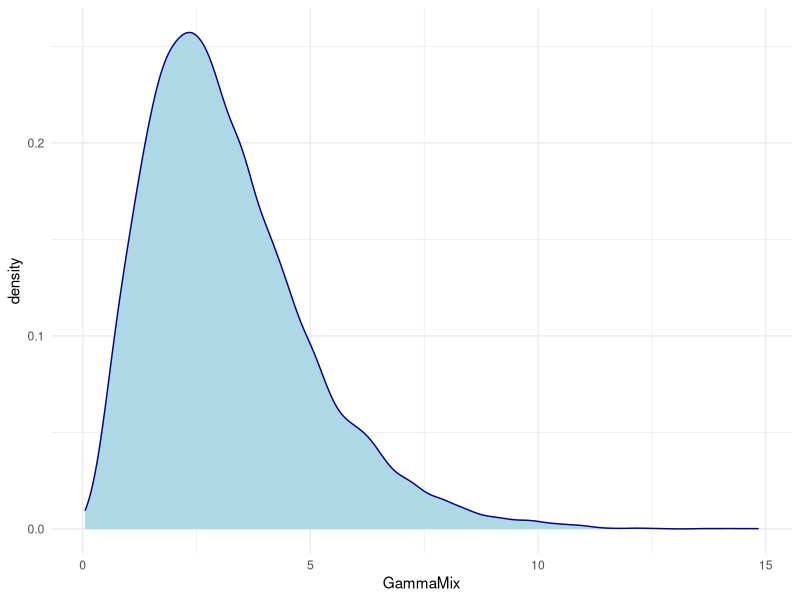
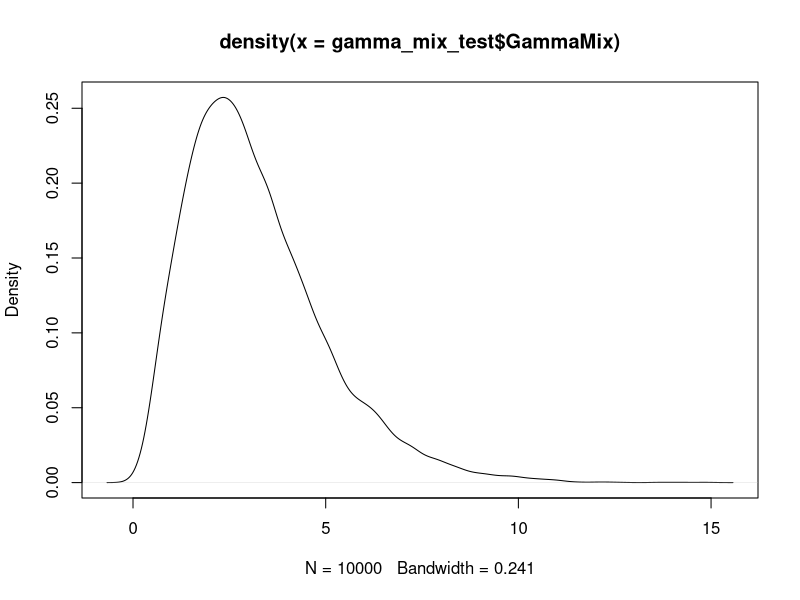
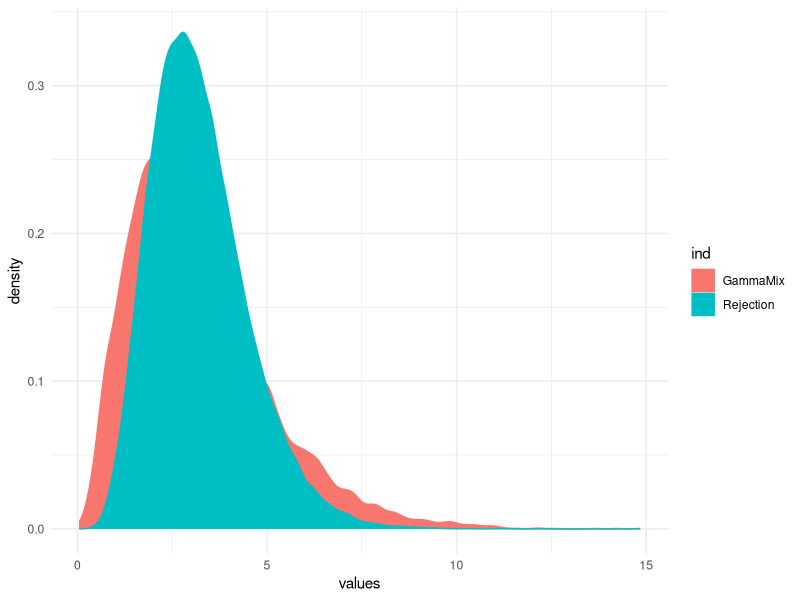

Source code (R) for these figures, in order:
## ---- chunk 1
knitr::opts_chunk$set(echo = TRUE,message = F)
## ---- chunk 2
rm(list=ls())
library(tidyverse)

gamma_mix <- function(n,theta){
  
  X <- c() # allocate empty vector

  p <- 2*gamma(theta)/(2*gamma(theta) + gamma(theta+0.5)) # Calculate p at start so we dont have to recalculate
  
    
  for(i in 1:n){
    
    U <- rbinom(1,1,prob=p) # Draw U
      
    if(U == 1){
      
      X[i] <- rgamma(1,shape = theta,scale = 1)
      
    }else{
      
      X[i] <- rgamma(1,shape=(theta+0.5),scale=1)
      
    }
    
  }
  
  return(data.frame('GammaMix'=X))

}


n <- 10000
theta_set <- 3


gamma_mix_test <- gamma_mix(n=n,theta=theta_set)

gamma_mix_test %>% 
  ggplot(aes(x=GammaMix)) +
  geom_density(color = 'darkblue',fill='lightblue')+
  theme_minimal()

plot(density(gamma_mix_test$GammaMix))
## ---- chunk 3

rejection_gamma_mix <- function(n,theta,alpha){
  
  p <- 2*gamma(theta)/(2*gamma(theta) + gamma(theta+0.5))
  
  X <- c()
  
  while(length(X)<n){
    
    y <- p*rgamma(1,shape=theta) + (1-p)*rgamma(1,shape=theta+1/2)
    
    U <- runif(1)
    
    gy <- (p*y^(theta-1) + (1-p)*y^(theta-1/2))*exp(-y)
      
    fy <- sqrt(4+y)*y^(theta-1)*exp(-y) 
    
    if(U < fy/(alpha*gy)){
      
      X <- append(X,y)
      
    }
    
  }
  
  return(X)  
}

## ---- chunk 4

set.seed(1021)
theta_set <- 3
alpha_set <- 0.0001
n <- 1e5

rejection_test <- rejection_gamma_mix(n=n,theta=theta_set,alpha = alpha_set)

plot_df <- cbind.data.frame('GammaMix'=gamma_mix_test$GammaMix,'Rejection'=rejection_test)

plot_df %>% 
  stack() %>% 
  ggplot(aes(x = values,color = ind ,fill =ind)) +
  geom_density() + theme_minimal()

